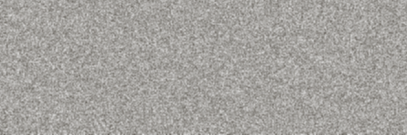
#> input picture DIP Lab/Projects/Lab 12/image1.png, 407 x 135 px
$ jupyter execute lab_12.ipynb   (older library calls are emulated)
#> lines starting #> are read from the running program, lines starting #| are printed output that depends on the picture; long printed decimals are rounded
# Lab #12: Texture Based Descriptor - Summary Notes

# Objective:
# Understand texture-based descriptors and their application in image analysis.

# Theory:
# 1. Statistical features from image histograms such as skewness, entropy, and uniformity
#    can describe and differentiate images.
#
# 2. Grey Level Co-occurrence Matrix (GLCM):
#    - Represents how often pairs of gray levels occur at a defined spatial relationship.
#    - Changes in distance/angle affect the GLCM.
#    - Useful parameters: contrast, dissimilarity, homogeneity, energy (uniformity), correlation, ASM.
#
# 3. Frequency Spectral Analysis:
#    - Detects directionality and periodic patterns in textures via Fourier Transform.
#    - Prominent peaks indicate principal direction and frequency (scale) of texture.
#    - Spectrum represented in polar coordinates: S(r, θ)
#      * S_q(r): scale of repetition for fixed direction θ
#      * S_r(θ): orientation for fixed frequency r
#    - Measures dominant directions and scales of texture patterns.

# Useful Python commands (using skimage):
# ---------------------------------------------------------
# Import required package
from skimage.feature import greycomatrix, greycoprops
import numpy as np

# 1. Compute GLCM:
# my_GLCM = greycomatrix(image, distances=[d], angles=[theta], levels=levels, symmetric=False, normed=False)

# 2. Compute GLCM properties:
# contrast = greycoprops(my_GLCM, prop='contrast')
# dissimilarity = greycoprops(my_GLCM, prop='dissimilarity')
# homogeneity = greycoprops(my_GLCM, prop='homogeneity')
# energy = greycoprops(my_GLCM, prop='energy')  # same as uniformity
# correlation = greycoprops(my_GLCM, prop='correlation')
# ASM = greycoprops(my_GLCM, prop='ASM')

# Lab Tasks:
# 1. Compute histograms of images, then extract:
#    - Skewness
#    - Uniformity
#    - Average Entropy
#
# 2. Calculate GLCM for given images:
#    - Display GLCMs as images
#    - Calculate and compare GLCM parameters
#    - Calculate uniformity and entropy using built-in functions
#
# 3. Perform spectral analysis to extract and plot feature profiles S(r) and S(θ):
#    - For different r (frequency) and θ (angle) values.

# Note: scikit-image package may need manual installation if pip fails.

[cell 1]
import numpy as np
import matplotlib.pyplot as plt
import pandas as pd
import cv2
from math import log2
from skimage.feature import graycomatrix, graycoprops

[cell 2]
def histogram(img):
    array = [0] * 256
    for i in range(img.shape[0]):
        for j in range(img.shape[1]):
            pixel_val = int(img[i, j])
            array[pixel_val] += 1
    array = np.array(array)
    return array

def pdf(hist, row,col):
    pdf = (hist)/(row*col)
    fig, axes = plt.subplots(1, 2, figsize=(10, 5))
    axes[0].plot(hist)
    axes[0].set_title("Histogram")
    axes[1].plot(pdf)
    axes[1].set_title("PDF")
    return pdf

def features(hist_, pdf_):
    skewness= sigma = 0
    mean_ = np.mean(hist_)
    for i in range(len(hist_)):
        sigma = sigma + ((hist_[i] - mean_)**2)*pdf_[i]
    for i in range(len(hist_)):
        skewness = skewness + ((hist_[i] - mean_)**3)*pdf_[i]/sigma**3

    uniformity = 0
    for i in range(len(pdf_)):
        uniformity = uniformity + pdf_[i]**2
    entropy = 0
    for i in range(len(pdf_)):
        if pdf_[i] > 0:
            entropy += pdf_[i] * log2(pdf_[i])
    entropy = -entropy  # Entropy is negative sum

    return entropy, skewness, uniformity

img1 = cv2.imread('image1.png', 0)
#> img1: shape (135, 407); min 105, max 219, mean 162.6
img2 = cv2.imread('image2.png', 0)
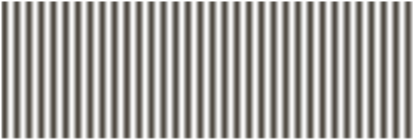
#> input picture DIP Lab/Projects/Lab 12/image2.png, 413 x 139 px
#> img2: shape (139, 413); min 74, max 255, mean 163.4
img3 = cv2.imread('image3.png', 0)
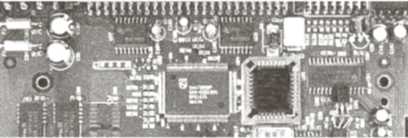
#> input picture DIP Lab/Projects/Lab 12/image3.png, 408 x 138 px
#> img3: shape (138, 408); min 70, max 255, mean 162.1

hist1 = histogram(img1)
#> after the loop in histogram, `for i in range(img.shape[0]):`: array = 256 values, max 2374 at index 160, min 0 at index 0, mean 214.6
#> hist1 has the same summary as array in histogram
hist2 = histogram(img2)
#> hist2 = 256 values, max 2815 at index 74, min 0 at index 0, mean 224.2
hist3 = histogram(img3)
#> hist3 = 256 values, max 1532 at index 255, min 0 at index 0, mean 219.9

pdf1 = pdf(hist1, img1.shape[0], img1.shape[1])
#> in pdf, `pdf = (hist)/(row*col)`: pdf = 256 values, max 0.0432 at index 160, min 0 at index 0, mean 0.00391
#> pdf1 has the same summary as pdf in pdf
pdf2 = pdf(hist2, img2.shape[0], img2.shape[1])
#> pdf2 = 256 values, max 0.049 at index 74, min 0 at index 0, mean 0.00391
pdf3 = pdf(hist3, img3.shape[0], img3.shape[1])
#> pdf3 = 256 values, max 0.0272 at index 255, min 0 at index 0, mean 0.00391

en1, skew1, uniformity1 = features(hist1, pdf1)
#> in features, `mean_ = np.mean(hist_)`: mean_ = 214.6
#> after the loop in features, `for i in range(len(hist_)):`: sigma = 1380246.3
#> after the loop in features, `for i in range(len(hist_)):`: skewness = 7.77e-10
#> after the loop in features, `for i in range(len(pdf_)):`: uniformity = 0.0228
#> the loop in features, `for i in range(len(pdf_)):` made 256 passes
#> entropy on passes 106, 110, 111, 115, 116, 118, 119, 120, 121, 123, 124, 125: -0.000287, -0.000573, -0.00086, -0.0014, -0.00168, -0.00246, -0.00299, -0.00464, -0.00787, -0.00931, -0.012, -0.0156
#> after the loop in features, `for i in range(len(pdf_)):`: entropy = -5.7
#> in features, `entropy = -entropy`: entropy = 5.7
#> en1 = 5.7; skew1 = 7.77e-10; uniformity1 = 0.0228
en2, skew2, uniformity2 = features(hist2, pdf2)
#> the loop in features (call 2), `for i in range(len(pdf_)):` made 256 passes
#> entropy on passes 75, 77, 79, 81, 83, 85, 86, 88, 90, 91, 93, 94: -0.213, -0.322, -0.458, -0.586, -0.622, -0.73, -0.848, -0.885, -0.935, -1.01, -1.05, -1.1
#> en2 = 6.78; skew2 = 5.5e-09; uniformity2 = 0.0121
en3, skew3, uniformity3 = features(hist3, pdf3)
#> en3 = 7.2; skew3 = 6.02e-08; uniformity3 = 0.00781

print("Image 1\n", en1, skew1, uniformity1)
#| Image 1
#|  5.699 7.769577206257486e-10 0.02277
print("Image 2\n", en2, skew2, uniformity2)
#| Image 2
#|  6.785 5.498987295848999e-09 0.01212
print("Image 3\n", en3, skew3, uniformity3)
#| Image 3
#|  7.204 6.022415735960032e-08 0.00781
#> figure, not shown here; panel 1: curve peaks at x = 160, y = 2374; panel 2: curve peaks at x = 160, y = 0.0432
#> figure, not shown here; panel 1: curve peaks at x = 74, y = 2815; panel 2: curve peaks at x = 74, y = 0.049
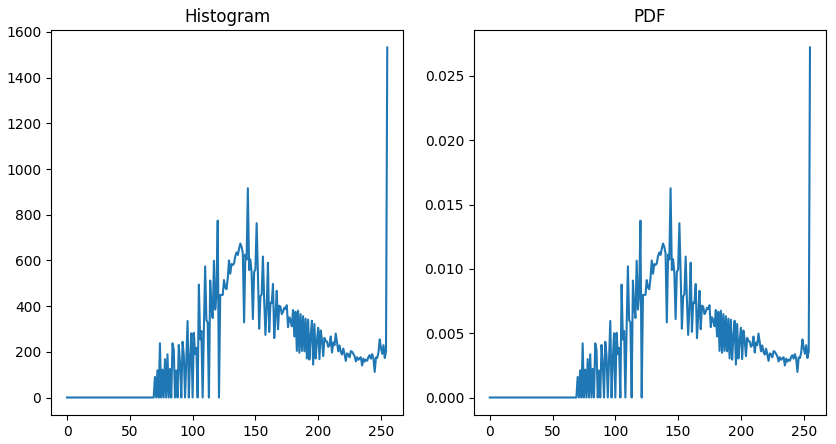
#> figure drawn by matplotlib, 2 panels; panel 1: curve peaks at x = 255, y = 1532; panel 2: curve peaks at x = 255, y = 0.0272

[cell 3]
def plot_glcm(glcm):
    glcm_img = glcm[:, :, 0, 0]
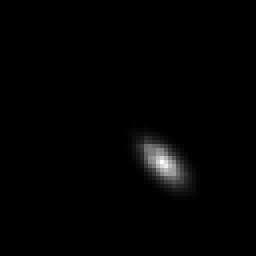
#> glcm_img: shape (64, 64) float64 (shown 4 times larger); min 0, max 0.021, mean 0.000244; drawn with min black and max white
    plt.imshow(glcm_img, cmap='gray')
    plt.title("GLCM")
    plt.show()

def glcm_feature(img):
    img = (img / 4).astype(np.uint8)
    glcm = graycomatrix(img, [1], [0], levels=64, symmetric=True, normed=True)
    plot_glcm(glcm)

    glcm_2d = glcm[:, :, 0, 0]
    pdf_ = glcm_2d.flatten()
#> pdf_ = 4096 values, max 0.021 at index 2600, min 0 at index 0, mean 0.000244

    entropy = 0
    for i in range(len(pdf_)):
        if pdf_[i] > 0:
            entropy += pdf_[i] * log2(pdf_[i])
#> this loop made 4096 passes
#> entropy on pass 1698: -0.000153
    entropy = -entropy
    indices = np.arange(len(pdf_))
    mean_ = np.sum(indices * pdf_)
    sigma = np.sqrt(np.sum((indices - mean_)**2 * pdf_))
    skewness = np.sum(((indices - mean_)**3) * pdf_) / (sigma**3)

    uniformity = np.sum(pdf_**2)

    return entropy, skewness, uniformity, glcm_2d
img1 = cv2.imread('image1.png', 0)
img2 = cv2.imread('image2.png', 0)
img3 = cv2.imread('image3.png', 0)

en1, skew1, uniformity1, glcm_prob1 = glcm_feature(img1)
en2, skew2, uniformity2, glcm_prob2 = glcm_feature(img2)
#> in glcm_feature (call 2), `img = (img / 4).astype(np.uint8)`:
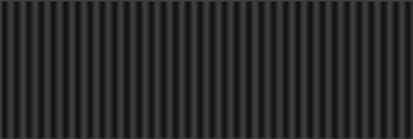
#> img: shape (139, 413); min 18, max 63, mean 40.5
en3, skew3, uniformity3, glcm_prob3 = glcm_feature(img3)
#> in glcm_feature (call 3), `img = (img / 4).astype(np.uint8)`:
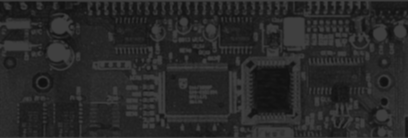
#> img: shape (138, 408); min 17, max 63, mean 40.1
#> in plot_glcm (call 3), `glcm_img = glcm[:, :, 0, 0]`:
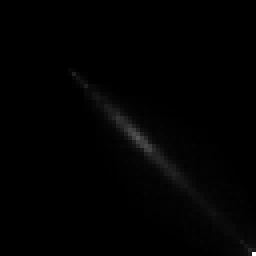
#> glcm_img: shape (64, 64) float64 (shown 4 times larger); min 0, max 0.029, mean 0.000244; drawn with min black and max white
print("Image 1\n", en1, skew1, uniformity1)
#| Image 1
#|  7.203 0.02752 0.009232
print("Image 2\n", en2, skew2, uniformity2)
#| Image 2
#|  7.622 -0.02404 0.006637
print("Image 3\n", en3, skew3, uniformity3)
#| Image 3
#|  9.273 0.3934 0.003276

[cell 4]
def spectral_features(img):
    f = np.fft.fft2(img)
    fshift = np.fft.fftshift(f)
    magnitude = np.abs(fshift)

    row, col = img.shape
    cx, cy = row // 2, col // 2

    count0 = count45 = count90 = count135 = count180 =  0
    s0 = s45 = s90 = s135 = s180 = 0


    max_radius = int(np.hypot(cx, cy))
    s_r = np.zeros(max_radius)
    count_r = np.zeros(max_radius)

    for i in range(row):
        for j in range(col):
            dx = i - cx
            dy = j - cy
            r = int(np.hypot(dx, dy))

            if r < max_radius:
                s_r[r] += magnitude[i, j]
                count_r[r] += 1
                if max_radius > 10:
                    max_radius -=4
                    print(max_radius)
            if dx == 0 and dy == 0:
                continue

            if dx == 0 and dy > 0:
                s0 += magnitude[i, j]
                count0 += 1
            elif dx == -dy and dx < 0:
                s45 += magnitude[i, j]
                count45 += 1
            elif dy == 0 and dx < 0:
                s90 += magnitude[i, j]
                count90 += 1
            elif dx == dy and dx < 0:
                s135 += magnitude[i, j]
                count135 += 1
            elif dx == 0 and dy < 0:
                s180 += magnitude[i, j]
                count180 += 1

    angles = ['0°', '45°', '90°', '135°', '180°']
    s_values = [s0, s45, s90, s135, s180]
    count_values = [count0, count45, count90, count135, count180]


    plt.figure(figsize=(12, 4))

    plt.subplot(1, 3, 1)
    plt.bar(angles, s_values)
    plt.title("S(θ)")

    plt.subplot(1, 3, 2)
    plt.bar(angles, count_values)
    plt.title("Count(θ)")

    avg_s_r = np.divide(s_r, count_r, out=np.zeros_like(s_r), where=count_r != 0)
    plt.subplot(1, 3, 3)
    plt.plot(avg_s_r)
    plt.title("S(r)")


    plt.tight_layout()
    plt.show()
#> figure, not shown here; panel 1: tallest bar 725691.3 high, from x = 3.6 to 4.4; panel 3: curve peaks at x = 0, y = 8933763


spectral_features(img1)
spectral_features(img2)
#> in spectral_features (call 2), `plt.show()`:
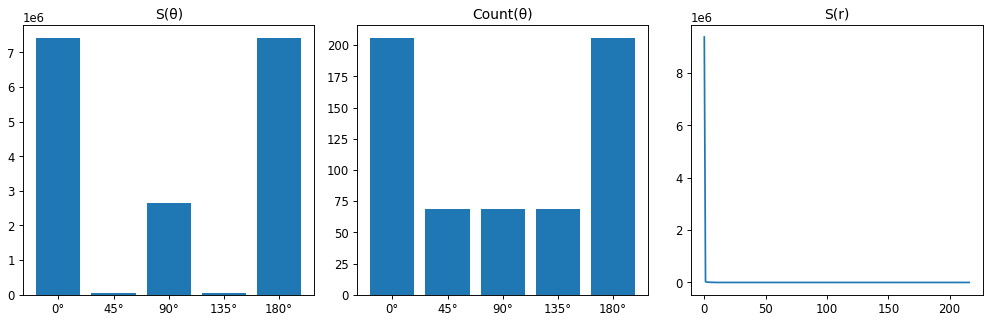
#> figure drawn by matplotlib, 3 panels; panel 1: tallest bar 7421771.4 high, from x = 3.6 to 4.4; panel 3: curve peaks at x = 0, y = 9379183
spectral_features(img3)
#> in spectral_features (call 3), `magnitude = np.abs(fshift)`:
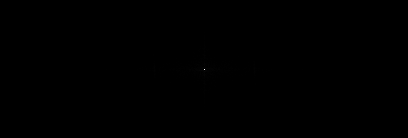
#> magnitude: shape (138, 408) float64; min 1.51, max 9125720, mean 3952.6; drawn with min black and max white
#> in spectral_features (call 3), `plt.show()`:
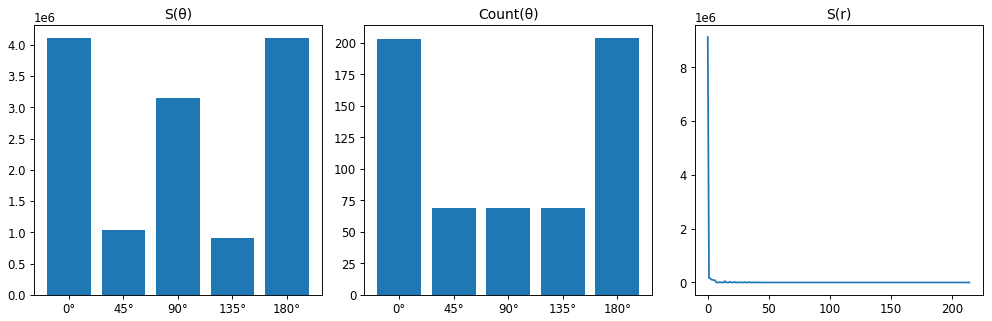
#> figure drawn by matplotlib, 3 panels; panel 1: tallest bar 4117058.1 high, from x = 3.6 to 4.4; panel 2: tallest bar 204 high, from x = 3.6 to 4.4; panel 3: curve peaks at x = 0, y = 9125720
